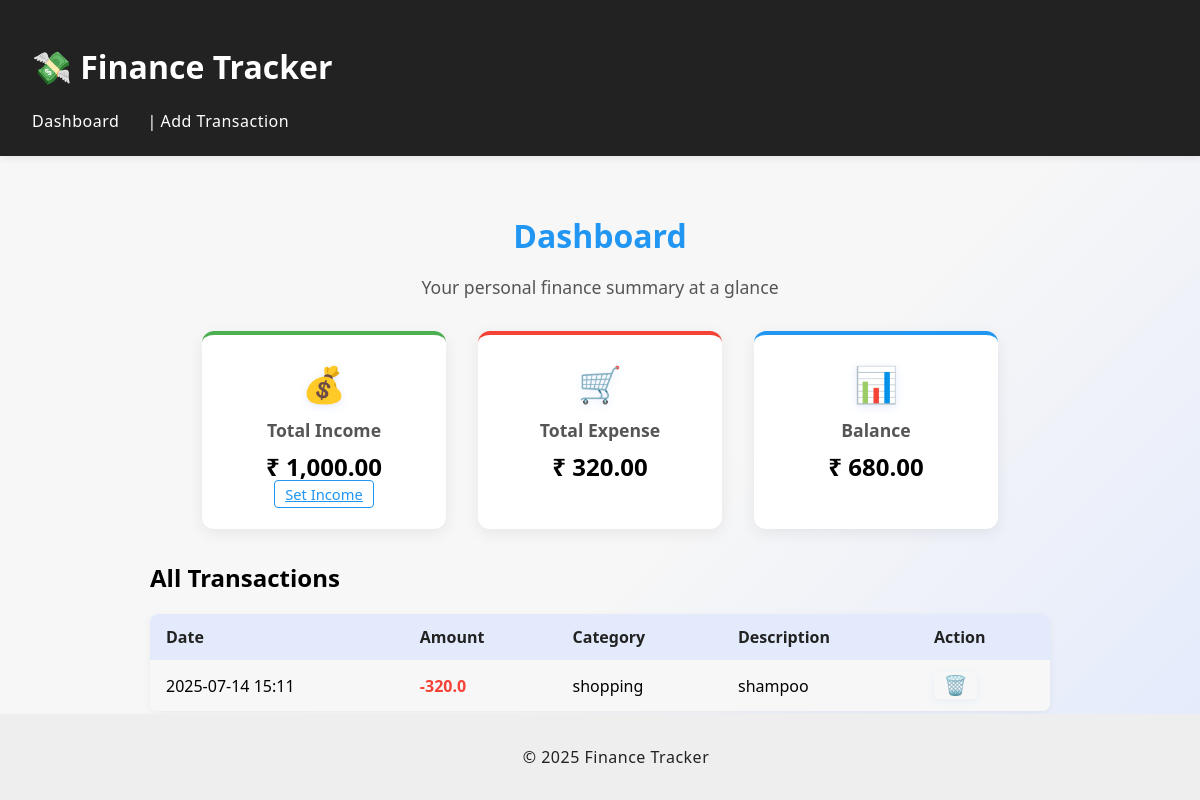
Before: / with the older database file.
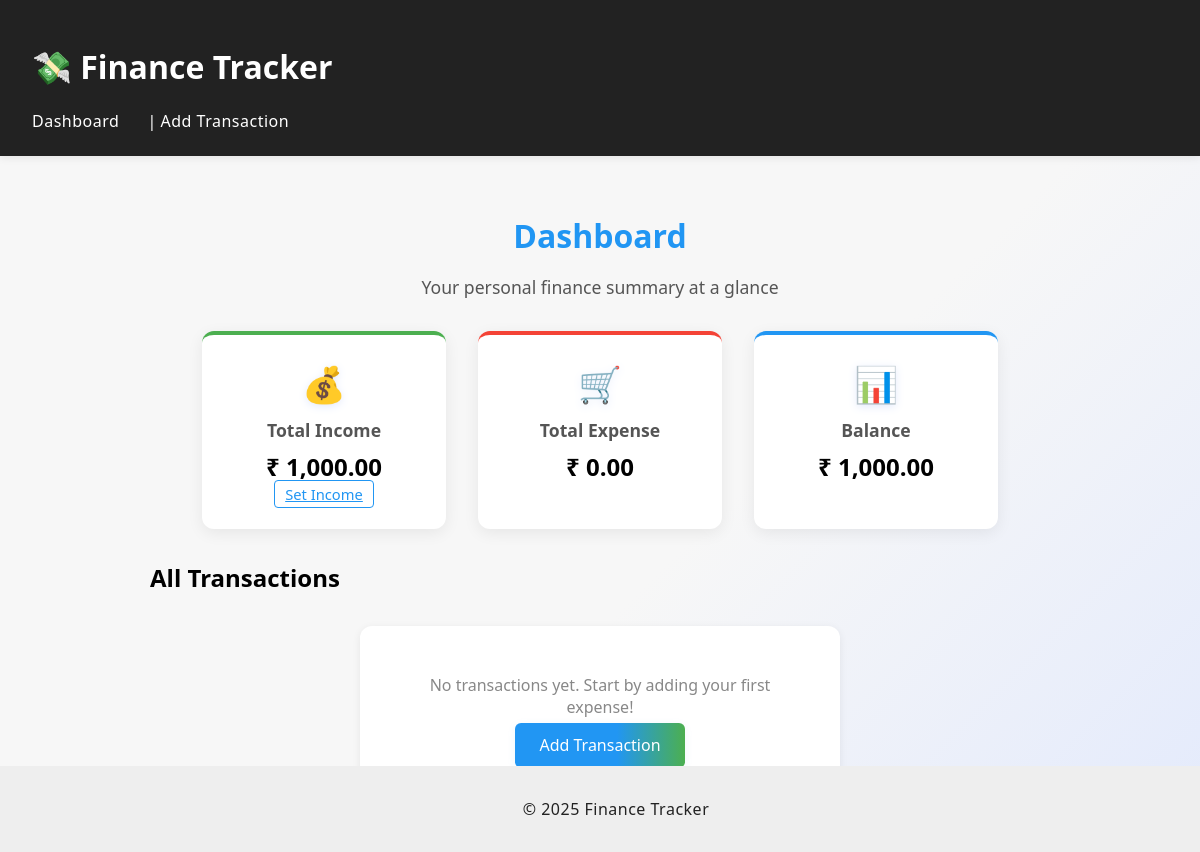
After: the same page with the newer database file.
### src/models.py (models this page shows)
class Transaction(Base):
    __tablename__ = "transactions"
    id = Column(Integer, primary_key=True, index=True)
    amount = Column(Float, nullable=False)
    category = Column(String, nullable=False)
    description = Column(String, default="")
    date = Column(DateTime, default=datetime.utcnow)

### src/app.py (the view)
@app.get("/")
def index(request: Request, db: Session = Depends(get_db)):
    transactions = db.query(Transaction).order_by(Transaction.date.desc()).all()
    total_income = get_income()
    total_expense = sum(-t.amount for t in transactions if t.amount < 0)
    balance = total_income - total_expense
    return templates.TemplateResponse(
        "index.html",
        {
            "request": request,
            "transactions": transactions,
            "total_income": total_income,
            "total_expense": total_expense,
            "balance": balance
        }
    )

### templates/index.html
{% extends "layout.html" %}
{% block content %}
<div class="dashboard-header">
    <h2>Dashboard</h2>
    <p class="dashboard-sub">Your personal finance summary at a glance</p>
</div>
<div class="card-container">
    <div class="card income">
        <div class="card-icon">💰</div>
        <h3>Total Income</h3>
        <p>₹ {{ '{:,.2f}'.format(total_income) }}</p>
        <a href="/set-income" class="small-btn">Set Income</a>
    </div>
    <div class="card expense">
        <div class="card-icon">🛒</div>
        <h3>Total Expense</h3>
        <p>₹ {{ '{:,.2f}'.format(total_expense) }}</p>
    </div>
    <div class="card balance">
        <div class="card-icon">📊</div>
        <h3>Balance</h3>
        <p>₹ {{ '{:,.2f}'.format(balance) }}</p>
    </div>
</div>
<div class="transactions-section">
    <h2>All Transactions</h2>
    {% if transactions %}
    <table class="transactions-table">
        <tr>
            <th>Date</th>
            <th>Amount</th>
            <th>Category</th>
            <th>Description</th>
            <th>Action</th>
        </tr>
        {% for t in transactions %}
        <tr>
            <td>{{ t.date.strftime('%Y-%m-%d %H:%M') }}</td>
            <td class="{{ 'income' if t.amount > 0 else 'expense' }}">{{ t.amount }}</td>
            <td>{{ t.category }}</td>
            <td>{{ t.description }}</td>
            <td>
                <form method="post" action="/delete/{{ t.id }}" style="display:inline;">
                    <button type="submit" class="delete-btn" title="Delete">🗑️</button>
                </form>
            </td>
        </tr>
        {% endfor %}
    </table>
    {% else %}
    <div class="empty-state">
        <p>No transactions yet. Start by adding your first expense!</p>
        <a href="/add" class="btn">Add Transaction</a>
    </div>
    {% endif %}
</div>
{% if transactions %}
<a href="/add" class="btn">Add Transaction</a>
{% endif %}
{% endblock %}

### templates/layout.html (shortened to what this page needs)
<!DOCTYPE html>
<html lang="en">
<head>
    <link rel="stylesheet" href="/static/style.css">
</head>
<body>
    <header>
        <h1>💸 Finance Tracker</h1>
        <nav>
            <a href="/">Dashboard</a> |
            <a href="/add">Add Transaction</a>
        </nav>
    </header>
    <main>
        {% block content %}{% endblock %}
    </main>
    <footer>
        <p>&copy; 2025 Finance Tracker</p>
    </footer>
</body>
</html>

### static/style.css (style rules this page uses)
body { font-family: 'Segoe UI', Arial, sans-serif; background: linear-gradient(135deg, #f7f7f7 60%, #e3eafc 100%); margin: 0; }
header { background: #222; color: #fff; padding: 1.5em 2em; box-shadow: 0 2px 8px rgba(0,0,0,0.08); }
nav a { color: #fff; margin-right: 1.5em; text-decoration: none; font-weight: 500; letter-spacing: 0.5px; }
main { padding: 2em 0; max-width: 900px; margin: 0 auto; }
.card-container { display: flex; gap: 2em; margin-bottom: 2em; justify-content: center; }
.card { background: #fff; border-radius: 12px; box-shadow: 0 4px 16px rgba(0,0,0,0.07); padding: 1.5em 2em; min-width: 180px; text-align: center; transition: box-shadow 0.2s; }
.card.income { border-top: 4px solid #4caf50; }
.card.expense { border-top: 4px solid #f44336; }
.card.balance { border-top: 4px solid #2196f3; }
.card h3 { margin: 0 0 0.5em 0; font-size: 1.1em; color: #555; }
.card p { font-size: 1.5em; font-weight: bold; margin: 0; }
.btn, button { background: linear-gradient(90deg, #2196f3 60%, #4caf50 100%); color: #fff; border: none; padding: 0.7em 1.5em; border-radius: 6px; cursor: pointer; text-decoration: none; font-weight: 500; box-shadow: 0 2px 8px rgba(33,150,243,0.08); transition: background 0.2s; }
.small-btn { padding: 0.2em 0.7em; font-size: 0.92em; margin-top: 0.7em; border-radius: 4px; box-shadow: none; background: none; color: #2196f3; border: 1px solid #2196f3; font-weight: 500; transition: background 0.2s, color 0.2s; }
footer { text-align: center; padding: 1em; background: #eee; color: #222; position: fixed; width: 100%; bottom: 0; font-size: 1em; letter-spacing: 0.5px; }
.dashboard-header { text-align: center; margin-bottom: 2em; }
.dashboard-header h2 { font-size: 2em; margin-bottom: 0.2em; color: #2196f3; }
.dashboard-sub { color: #555; font-size: 1.1em; margin-bottom: 0.5em; }
.card-icon { font-size: 2.2em; margin-bottom: 0.3em; color: #2196f3; filter: drop-shadow(0 2px 4px #e3eafc); }
.card.expense .card-icon { color: #f44336; }
.card.balance .card-icon { color: #1976d2; }
.transactions-section { margin-top: 2em; }
.empty-state { background: #fff; border-radius: 12px; box-shadow: 0 2px 8px rgba(0,0,0,0.07); padding: 2em 2.5em; max-width: 400px; margin: 2em auto; text-align: center; color: #888; }

Changed rows visible on the page:
removed Transaction: date "2025-07-14 15:11", amount "-320.0", category "shopping", description "shampoo"
Other visible differences:
{{ '{:,.2f}'.format(total_expense) }}: "320.00" → "0.00"
{{ '{:,.2f}'.format(balance) }}: "680.00" → "1,000.00"
text no longer shown: "Date Amount Category Description Action"
text now shown: "No transactions yet. Start by adding your first expense! Add Transaction"
